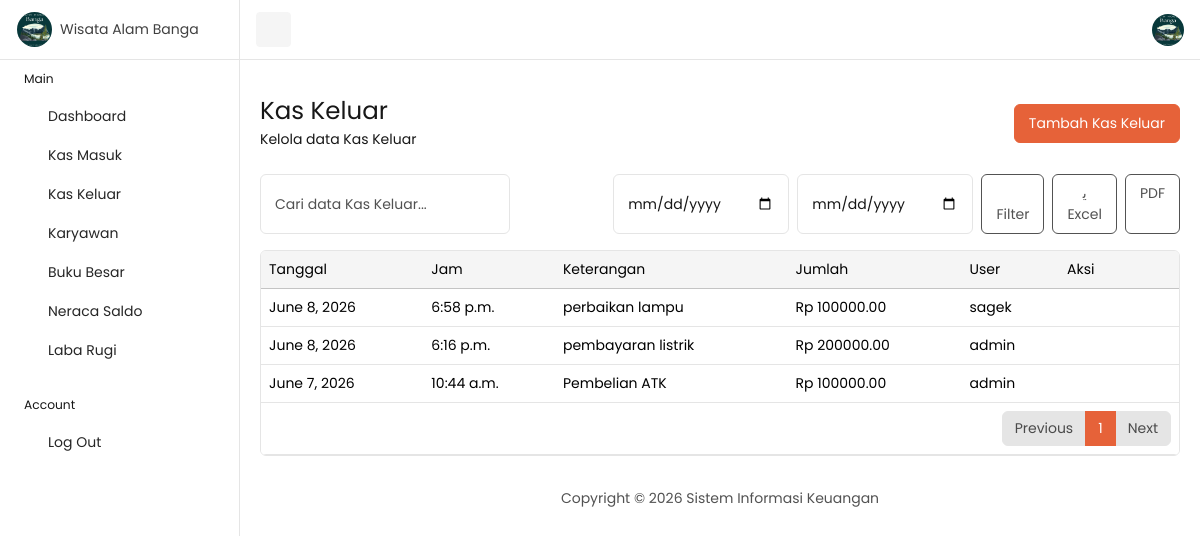
The page /kas-keluar/ (signed in) on the database its author committed.
### keuangan/models.py (models this page shows, shortened)
class KasKeluar(models.Model):
    tanggal = models.DateField()
    jam = models.TimeField()
    keterangan = models.TextField()
    jumlah = models.DecimalField(
        max_digits=15,
        decimal_places=2
    )
    users = models.CharField(
        max_length=100
    )

### keuangan/views.py (the view, shortened to what this page needs)
@login_required(login_url='login')
@user_passes_test(is_admin)
def kas_keluar(request):
    data = KasKeluar.objects.all()
    tanggal_awal = request.GET.get('tanggal_awal')
    tanggal_akhir = request.GET.get('tanggal_akhir')
    data = data.order_by('-id')
    return render(
        request,
        'kas_keluar/list.html',
        {
            'data': data,
            'tanggal_awal': tanggal_awal,
            'tanggal_akhir': tanggal_akhir
        }
    )

### keuangan/views.py (called while the page is built)
def is_admin(user):
    return user.groups.filter(name='Admin').exists()

### templates/kas_keluar/list.html (shortened to what this page needs)
{% extends 'base.html' %}
{% block content %}
<div class="row">
    <div class="col-12">
        <div class="d-flex justify-content-between align-items-center mb-4">
            <div>
                <h1 class="fs-3 mb-1">Kas Keluar</h1>
                <p class="mb-0">Kelola data Kas Keluar</p>
            </div>
        <div>
            <a href="{% url 'tambah_kas_keluar' %}" class="btn btn-primary">
                Tambah Kas Keluar
            </a>
        </div>
    </div>
</div>
</div>
<div class="row">
    <div class="col-12">
        <form method="GET" class="d-flex gap-2 mb-3 flex-wrap justify-content-between">
        <input
            type="text"
            name="q"
            value="{{ request.GET.q }}"
            class="form-control"
            placeholder="Cari data Kas Keluar..."
            style="max-width: 250px;"
        >
        <div class="d-flex gap-2">
            <input
                type="date"
                name="tanggal_awal"
                value="{{ tanggal_awal }}"
                class="form-control"
            >
            <input
                type="date"
                name="tanggal_akhir"
                value="{{ tanggal_akhir }}"
                class="form-control"
            >
            <button type="submit"
                    class="btn btn-outline-secondary">
                <i class="ti ti-filter"></i> Filter
            </button>
            {% if tanggal_awal and tanggal_akhir %}
                <a href="{% url 'export_excel_kas_keluar' %}?tanggal_awal={{ tanggal_awal }}&tanggal_akhir={{ tanggal_akhir }}"
                class="btn btn-outline-secondary">
                    <i class="ti ti-file-excel"></i> Excel
                </a>
            {% else %}
                <a href="{% url 'export_excel_kas_keluar' %}" class="btn btn-outline-secondary">
                    <i class="ti ti-file-excel"></i> Excel
                </a>
            {% endif %}
            {% if tanggal_awal and tanggal_akhir %}
                <a href="{% url 'export_pdf_kas_keluar' %}?tanggal_awal={{ tanggal_awal }}&tanggal_akhir={{ tanggal_akhir }}" class="btn btn-outline-secondary">
                    <i class="ti ti-file-pdf"></i> PDF
                </a>
            {% else %}
                <a href="{% url 'export_pdf_kas_keluar' %}" class="btn btn-outline-secondary">
                     PDF
                </a>
            {% endif %}
        </div>
    </form>
    <div class="card table-responsive">
        <table class="table mb-0 table-hover">
            <thead class="table-light">
                <tr>
                    <th>Tanggal</th>
                    <th>Jam</th>
                    <th>Keterangan</th>
                    <th>Jumlah</th>
                    <th>User</th>
                    <th width="120">Aksi</th>
                </tr>
            </thead>
            <tbody>
                {% for item in data %}
                <tr>
                    <td>{{ item.tanggal }}</td>
                    <td>{{ item.jam }}</td>
                    <td>{{ item.keterangan }}</td>
                    <td>
                        Rp {{ item.jumlah }}
                    </td>
                    <td>{{ item.users }}</td>
                    <td>
                    <a href="{% url 'edit_kas_keluar' item.id %}">
                        <i class="ti ti-edit"></i>
                    </a>
                    <a
                        href="{% url 'hapus_kas_keluar' item.id %}"
                        class="link-danger"
                    >
                        <i class="ti ti-trash ms-2"></i>
                    </a>
                    </td>
                </tr>
                {% empty %}
                <tr>
                    <td colspan="6" class="text-center py-4">
                        Belum ada data Kas Keluar
                    </td>
                </tr>
                {% endfor %}
            </tbody>
            <tfoot>
                <tr>
                    <td colspan="6">
                        <nav aria-label="Page navigation">
                            <ul class="pagination justify-content-end mb-0">
                                <li class="page-item disabled">
                                    <a class="page-link" href="#">
                                        Previous
                                    </a>
                                </li>
                                <li class="page-item active">
                                    <a class="page-link" href="#">
                                        1
                                    </a>
                                </li>
                                <li class="page-item disabled">
                                    <a class="page-link" href="#">
                                        Next
                                    </a>
                                </li>
                            </ul>
                        </nav>
                    </td>
                </tr>
            </tfoot>
        </table>
    </div>
</div>
</div>
<div class="row">
    <div class="col-12">
        <footer class="text-center py-2 mt-4 text-secondary">
            <p class="mb-0">
                Copyright © 2026 Sistem Informasi Keuangan
            </p>
        </footer>
    </div>
</div>
{% endblock %}

### rows shown on the page
KasKeluar: tanggal "June 8, 2026", jam "6:58 p.m.", keterangan "perbaikan lampu", jumlah "100000.00", users "sagek"
KasKeluar: tanggal "June 8, 2026", jam "6:16 p.m.", keterangan "pembayaran listrik", jumlah "200000.00", users "admin"
KasKeluar: tanggal "June 7, 2026", jam "10:44 a.m.", keterangan "Pembelian ATK", jumlah "100000.00", users "admin"
